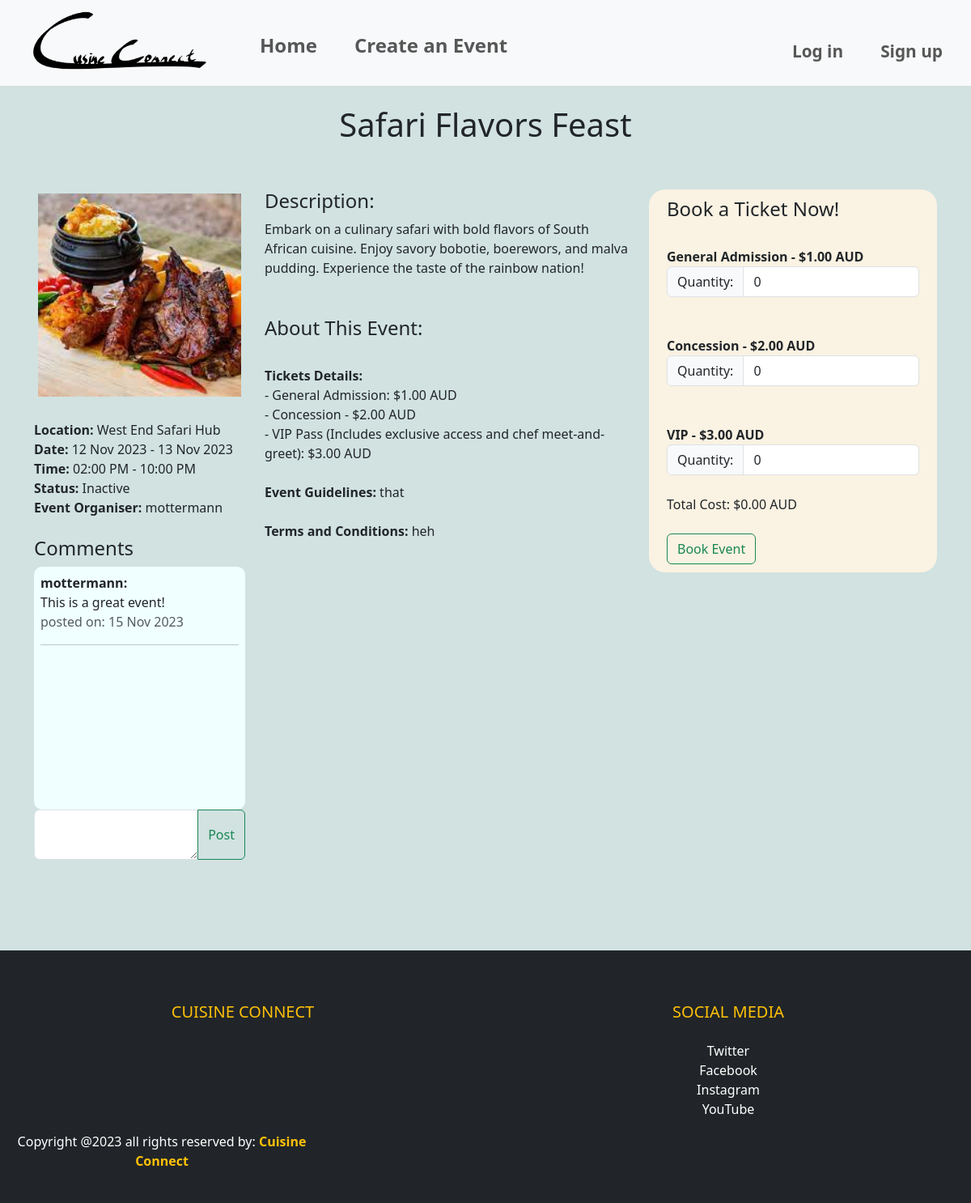
The app's page /events/event/6 with its own data.
### website/models.py (models this page shows, shortened)
class Event(db.Model):
    __tablename__ = 'events'
    id = db.Column(db.Integer, primary_key=True)
    name = db.Column(db.String(80), nullable=False)
    location = db.Column(db.String(400), nullable=False)
    start_date = db.Column(db.Date, nullable=False)
    end_date = db.Column(db.Date, nullable=False)
    start_time = db.Column(db.Time, nullable=False)
    end_time = db.Column(db.Time, nullable=False)
    ga_price = db.Column(db.Numeric, nullable=False)
    ga_availability = db.Column(db.Integer, nullable=False)
    concession_price = db.Column(db.Numeric, nullable=False)
    concession_availability = db.Column(db.Integer, nullable=False)
    vip_price = db.Column(db.Numeric, nullable=False)
    vip_availability = db.Column(db.Integer, nullable=False)
    description = db.Column(db.Text, nullable=False)
    image = db.Column(db.String(400), nullable=True)
    event_guidelines = db.Column(db.Text, nullable=True)
    terms_conditions = db.Column(db.Text, nullable=True)
    category = db.Column(db.String(80), nullable=True)
    comments = db.relationship('Comment', backref='event')
    user_id = db.Column(db.Integer, db.ForeignKey('users.id'))
    user = db.relationship('User', backref=db.backref('events', lazy=True))
    is_cancelled = db.Column(db.Boolean, default=False)
    event_bookings = db.relationship('Bookings', back_populates='event', lazy=True)
    @property
    def total_availability(self):
        return (self.concession_availability + self.ga_availability + self.vip_availability)
    @property
    def total_tickets_booked(self):
        return sum(bookings.ga_quantity + bookings.concession_quantity + bookings.vip_quantity for bookings in self.event_bookings)
    @property
    def status(self):
        try:
            if self.is_cancelled:
                return "Cancelled"
            elif self.total_availability == self.total_tickets_booked:
                return "Sold Out"
            elif datetime.combine(self.start_date, self.start_time) < datetime.now():
                return "Inactive"
            else:
                return "Open"
        except Exception as e:
            print(f"Error updating status: {e}")

class Bookings(db.Model):
    __tablename__ = 'bookings'
    id = db.Column(db.Integer, primary_key=True)
    name = db.Column(db.String(80))
    description = db.Column(db.String(200))
    image = db.Column(db.String(400))
    user_id = db.Column(db.Integer, db.ForeignKey('users.id'))
    event_id = db.Column(db.Integer, db.ForeignKey('events.id'))
    event = db.relationship('Event', back_populates='event_bookings', lazy=True)
    ga_quantity = db.Column(db.Integer, default=0)
    concession_quantity = db.Column(db.Integer, default=0)
    vip_quantity = db.Column(db.Integer, default=0)
    booking_time = db.Column(db.DateTime, default=datetime.utcnow)

class User(db.Model, UserMixin):
    __tablename__='users'
    id = db.Column(db.Integer, primary_key=True)
    name = db.Column(db.String(100), index=True, unique=True, nullable=False)
    emailid = db.Column(db.String(100), index=True, nullable=False)
    contactnumber = db.Column(db.Integer)
    address = db.Column(db.String(15), unique=True, index=True, nullable=True)
    password_hash = db.Column(db.String(255), nullable=False)
    comments = db.relationship('Comment', backref='user')

class Comment(db.Model):
    __tablename__ = 'comments'
    id = db.Column(db.Integer, primary_key=True)
    text = db.Column(db.String(400))
    created_at = db.Column(db.DateTime, default=datetime.now())
    user_id = db.Column(db.Integer, db.ForeignKey('users.id'))
    event_id = db.Column(db.Integer, db.ForeignKey('events.id'))

### website/events.py (the view)
@bp.route('/event/<int:id>')
def event_details(id):
    print(f"Event ID: {id}")
    event = Event.query.get_or_404(id)
    comment_form = CommentForm()
    return render_template('eventDetails.html', event=event, form=comment_form)

### website/forms.py
class CommentForm(FlaskForm):
    text = TextAreaField('Comment', [InputRequired()])
    submit = SubmitField('Post')

### website/templates/eventDetails.html (shortened to what this page needs)
{% extends 'base.html' %}
{% block header %}
<link rel="stylesheet" href="{{ url_for('static', filename='style/style.css') }}">
{% endblock %}
{% block content %}
<div>
    <div class="heading">
        <h1>{{ event.name }}</h1><br><br>
    </div>
    <div class="container">
        <div class="row">
            <div class="col-sm-3">
                <div class="box">
                    <img class="cropImage" src="{{ url_for('static', filename=event.image.split('static/')[1].replace('\\', '/')) }}" alt="Event Image">
                </div>
                <br><b>Location:</b> {{ event.location }}
                <br><b>Date:</b> {{ event.start_date.strftime('%d %b %Y') }} - {{ event.end_date.strftime('%d %b %Y') }}
                <br><b>Time:</b> {{ event.start_time.strftime('%I:%M %p') }} - {{ event.end_time.strftime('%I:%M %p') }}
                <br><b>Status:</b> {{ event.status }}
                <br><b>Event Organiser:</b> {{ event.user.name }}
                <br><br><h4>Comments</h4>
                <div class="overflow-auto reviewsColor">
                    <div class="reviews">
                        {% for comment in event.comments %}
                        <div>
                            <b>{{ comment.user.name }}:</b><br>
                            {{ comment.text }}
                            <div class="text-muted">posted on: {{ comment.created_at.strftime('%d %b %Y') }}</div>
                        </div>
                        <hr class="hr hr-blurry" />
                        {% endfor %}
                    </div>
                </div>
                <form method="post" action="{{ url_for('event.post_comment', event_id=event.id) }}">
                    <div class="input-group mb-3">
                        {{ form.text(class="form-control") }}
                        <button class="btn btn-outline-success" type="submit">Post</button>
                    </div>
                </form>
            </div>
            <div class="col-sm-5">
                <h4>Description:</h4>
                {{ event.description }}
                <br><br><br><h4>About This Event:</h4>
                <br><b>Tickets Details:</b>
                <br>- General Admission: ${{ "%.2f"|format(event.ga_price) }} AUD
                <br>- Concession - ${{ "%.2f"|format(event.concession_price) }} AUD
                <br>- VIP Pass (Includes exclusive access and chef meet-and-greet): ${{ "%.2f"|format(event.vip_price) }} AUD
                <br><br><b>Event Guidelines:</b>
                {{ event.event_guidelines }}
                <br><br><b>Terms and Conditions:</b>
                {{ event.terms_conditions }}
            </div>
            <div class="col-sm-4">
                <div class="formLayout">
                    <div class="container">
                        <h4>Book a Ticket Now!</h4>
                        <form method="post" action="{{ url_for('event.book_event', id=event.id) }}">
                            <br><b>General Admission - ${{ "%.2f"|format(event.ga_price) }} AUD</b><br>
                            <div class="input-group">
                                <div class="input-group-text">Quantity:</div>
                                <input type="number" name="ga_quantity" id="GAquantity" class="form-control" min="0" value="0">
                            </div><br>
                            <br><b>Concession - ${{ "%.2f"|format(event.concession_price) }} AUD</b><br>
                            <div class="input-group">
                                <div class="input-group-text">Quantity:</div>
                                <input type="number" name="concession_quantity" id="concessionquantity" class="form-control" min="0" value="0">
                            </div><br>
                            <br><b>VIP - ${{ "%.2f"|format(event.vip_price) }} AUD</b><br>
                            <div class="input-group">
                                <div class="input-group-text">Quantity:</div>
                                <input type="number" name="vip_quantity" id="VIPquantity" class="form-control" min="0" value="0">
                            </div><br>
                            <div id="totalPrice">Total Cost: $0.00 AUD</div><br>
                            <button class="btn btn-outline-success" type="submit">Book Event</button>
                        </form>
                    </div>
                </div>
            </div>
        </div>
    </div>
</div>
<br><br><br><br>
{% endblock %}

### website/static/style/style.css (style rules this page uses)
.heading { text-align: center; padding-top: 2%; }
.box { position: relative; width:100%; border: 5px solid rgba(196, 218, 216, 0); }
.box::before { content: ""; display: block; padding-top: 100%; }
.cropImage { position: absolute; top: 0; left: 0; width: 100%; height: 100%; object-fit: cover; }
.bGColor { background-color: rgba(196, 218, 216, 0.767); }
.formLayout { background-color: rgb(250, 242, 226); padding: 10px; border-radius: 20px; }
.reviews { height: 300px; padding: 8px; }
.reviewsColor { background-color: azure; border-radius: 10px; }

### records on screen
Event: name "Safari Flavors Feast", location "West End Safari Hub", start_date "12 Nov 2023", end_date "13 Nov 2023", start_time "02:00 PM", end_time "10:00 PM", status "Inactive", description "Embark on a culinary safari with bold flavors of South African cuisine. Enjoy savory bobotie, boerewors, and malva pudding. Experience the taste of the rainbow nation!", ga_price "1.00", concession_price "2.00", vip_price "3.00", event_guidelines "that", terms_conditions "heh"
User: user.name "mottermann"
Comment: user.name "mottermann", text "This is a great event!", created_at "15 Nov 2023"
